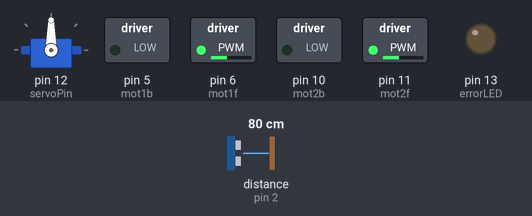
Simulated run of this sketch. Board: Arduino Uno, built with avr-gcc and run on an emulated ATmega328P. Parts: servo, switched loads named in the sketch (green lamp = pin HIGH), output pins drawn as LEDs (lit = HIGH). Wiring (inferred from the names in the program): ultrasonic range finder: trigger pin 3; echo pin 2. The inputs (shaded band) are chosen by the test bench; at power-on: distance to the obstacle (sensor on pin 2) 80 cm. The echo pulse lasts 58.3 µs per cm; pins used as bus, display or sensor lines are not drawn.

Above: at 4.2 s.
4.3 s: distance to the obstacle (sensor on pin 2) set to 34 cm
5.8 s: distance to the obstacle (sensor on pin 2) set to 29 cm
At 6.3 s:
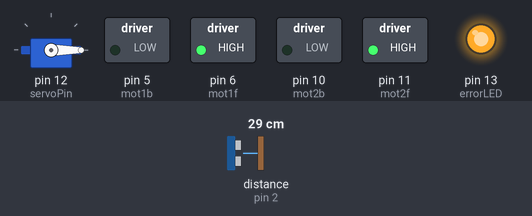
8.8 s: distance to the obstacle (sensor on pin 2) set to 35 cm
At 9.6 s:
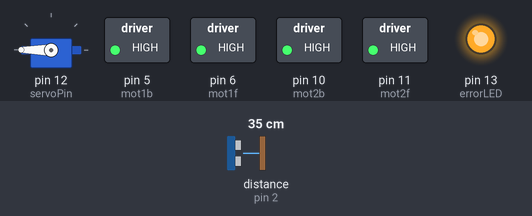
11.8 s: distance to the obstacle (sensor on pin 2) set to 2 cm
At 12.4 s:
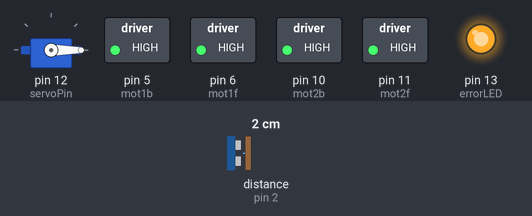
14.8 s: distance to the obstacle (sensor on pin 2) set to 60 cm
At 16.8 s:
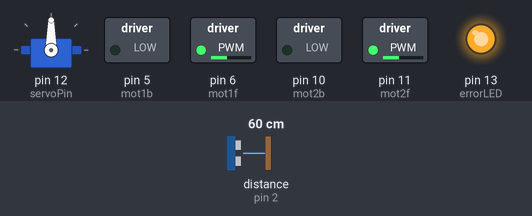
Timing chart, 0 to 18.4 s (numbered marks = the images above; inputs shaded):
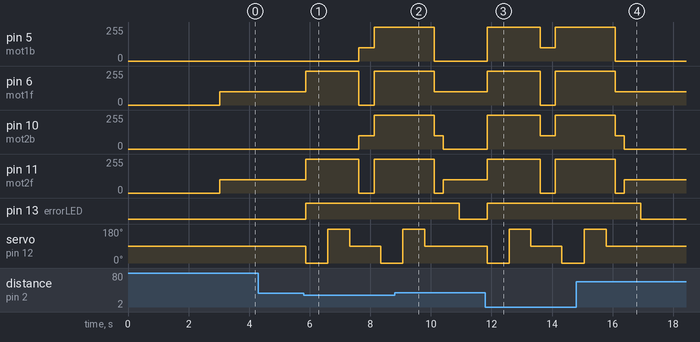

Measured:
- the behaviour switches between 32 and 31 cm on distance to the obstacle (sensor on pin 2) (found by bisection; images 0 and 1)
- after the input at 4.3 s, every drawn part: stays the same
- after the input at 5.8 s, pin 5 (mot1b): 0/255 → 100/255 after 1.8 s, → 255/255 0.50 s later; pin 6 (mot1f): 100/255 → 255/255 after 0.07 s, → 0/255 1.8 s later, → 255/255 0.50 s later
- after the input at 8.8 s, pin 13 (errorLED): HIGH → LOW after 2.1 s; servo on pin 12 (servoPin): goes on until 9.8 s, then stays 90°
- after the input at 11.8 s, pin 5 (mot1b): 0/255 → 255/255 after 0.06 s, → 100/255 1.7 s later, → 255/255 0.50 s later; pin 6 (mot1f): 100/255 → 255/255 after 0.06 s, → 0/255 1.7 s later, → 255/255 0.50 s later
- after the input at 14.8 s, pin 13 (errorLED): HIGH → LOW after 2.1 s; servo on pin 12 (servoPin): goes on until 15.8 s, then stays 90°

The sketch:

CarVersion2.ino
```cpp
#include <Servo.h>

// Пины ультразвукового датчика
const int trigPin = 3;
const int echoPin = 2;

// Пины моторов
const int mot1f = 6;
const int mot1b = 5;
const int mot2f = 11;
const int mot2b = 10;

int mot_speed = 100; // Скорость моторов
int k = 0;

// Пороговые значения
const int dist_stop = 30; // Расстояние остановки
int errorLED = 13;        // Светодиод ошибки

// Серво
Servo myServo;
const int servoPin = 12;

// Переменные расстояния
long duration, distance;
int dist_check1, dist_check2, dist_check3;
int dist_result;

void setup() {
  pinMode(trigPin, OUTPUT);
  pinMode(echoPin, INPUT);
  pinMode(errorLED, OUTPUT);

  myServo.attach(servoPin);
  myServo.write(90); // Стартовое положение — прямо
  delay(3000); // Время на запуск
}

void loop() {
  int result = ping(); // Проверка спереди

  if (result <= dist_stop) {
    digitalWrite(errorLED, 1);
    motors_stop();

    // Проверка слева (0°)
    int left_dist = check_side(0);
    delay(200);

    // Проверка справа (180°)
    int right_dist = check_side(180);
    delay(200);

    // Возвращаем серво в центр
    myServo.write(90);
    delay(300);

    if (left_dist > dist_stop) {
      motors_left();
      delay(300);
      motors_forward();
      delay(500);
    } else if (right_dist > dist_stop) {
      motors_right();
      delay(300);
      motors_forward();
      delay(500);
    } else {
      motors_back();
      delay(500);
      motors_stop();
      delay(200);
    }
  } else {
    digitalWrite(errorLED, 0);
    motors_forward();
    delay(50);
  }
}

// Функция для измерения расстояния (усреднённое значение)
int ping() {
  digitalWrite(trigPin, LOW);
  delayMicroseconds(2);
  digitalWrite(trigPin, HIGH);
  delayMicroseconds(10);
  digitalWrite(trigPin, LOW);
  duration = pulseIn(echoPin, HIGH);
  dist_check1 = duration / 58;

  delay(10);
  digitalWrite(trigPin, LOW);
  delayMicroseconds(2);
  digitalWrite(trigPin, HIGH);
  delayMicroseconds(10);
  digitalWrite(trigPin, LOW);
  duration = pulseIn(echoPin, HIGH);
  dist_check2 = duration / 58;

  delay(10);
  digitalWrite(trigPin, LOW);
  delayMicroseconds(2);
  digitalWrite(trigPin, HIGH);
  delayMicroseconds(10);
  digitalWrite(trigPin, LOW);
  duration = pulseIn(echoPin, HIGH);
  dist_check3 = duration / 58;

  dist_result = (dist_check1 + dist_check2 + dist_check3) / 3;
  return dist_result;
}

// Проверка стороны с серво
int check_side(int angle) {
  myServo.write(angle);
  delay(500); // Ждём стабилизацию
  return ping();
}

// Управление моторами
void motors_forward() {
  analogWrite(mot1f, mot_speed);
  analogWrite(mot2f, mot_speed);
  digitalWrite(mot1b, LOW);
  digitalWrite(mot2b, LOW);
}

void motors_back() {
  digitalWrite(mot1f, LOW);
  digitalWrite(mot2f, LOW);
  analogWrite(mot1b, mot_speed);
  analogWrite(mot2b, mot_speed);
}

void motors_stop() {
  digitalWrite(mot1f, HIGH);
  digitalWrite(mot2f, HIGH);
  digitalWrite(mot1b, HIGH);
  digitalWrite(mot2b, HIGH);
}

void motors_left() {
  analogWrite(mot1f, mot_speed);
  digitalWrite(mot2f, LOW);
  digitalWrite(mot1b, LOW);
  analogWrite(mot2b, mot_speed);
}

void motors_right() {
  digitalWrite(mot1f, LOW);
  analogWrite(mot2f, mot_speed);
  analogWrite(mot1b, mot_speed);
  digitalWrite(mot2b, LOW);
}

void motors_foward_left() {
  k = mot_speed * 0.8;
  analogWrite(mot1f, mot_speed);
  analogWrite(mot2f, k);
  digitalWrite(mot1b, LOW);
  digitalWrite(mot2b, LOW);
}

void motors_foward_right() {
  k = mot_speed * 0.8;
  analogWrite(mot1f, k);
  analogWrite(mot2f, mot_speed);
  digitalWrite(mot1b, LOW);
  digitalWrite(mot2b, LOW);
}

void motors_back_left() {
  k = mot_speed * 0.8;
  digitalWrite(mot1f, LOW);
  digitalWrite(mot2f, LOW);
  analogWrite(mot1b, k);
  analogWrite(mot2b, mot_speed);
}

void motors_back_right() {
  k = mot_speed * 0.8;
  digitalWrite(mot1f, LOW);
  digitalWrite(mot2f, LOW);
  analogWrite(mot1b, mot_speed);
  analogWrite(mot2b, k);
}
```
